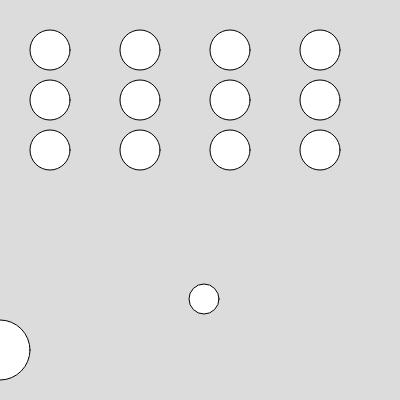
Frame 1 (no input)
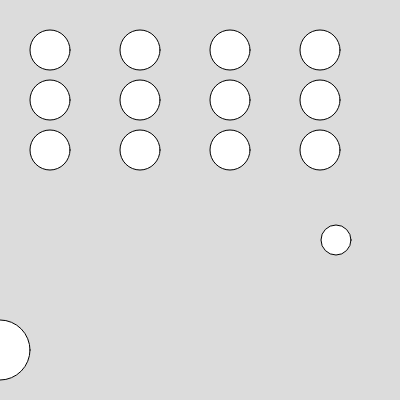
Frame 60 (no input)
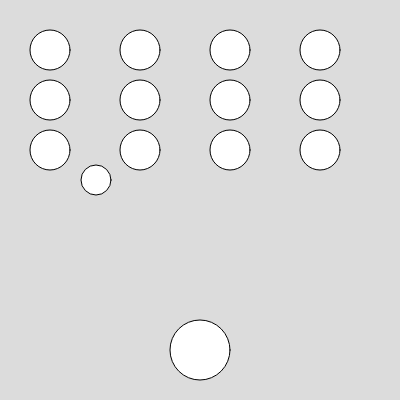
Frame 120 (the mouse pressed at the canvas centre since frame 60)

The p5.js sketch that drew these frames (run headless with seeded random() and noise() and a simulated clock; from frame 60 on, the mouse is pressed at the canvas centre):

// p5.js sketch
// ── sketch.js
const WIDTH = 400;
const HEIGHT = 400;
const BALL_RADIUS = 15;
const BLOCK_RADIUS = 20;
const PADDLE_RADIUS = 30;

function setup() {
  createCanvas(WIDTH, HEIGHT);
  for (let i = 0; i < 12; i++) {
    let p = new Vec2(90 * (i % 4) + 50, 50 * floor(i / 4) + 50);
    blocks.push(new Block(p, BLOCK_RADIUS));
  }
}

class Vec2 {
  constructor(_x, _y) {
    this.x = _x;
    this.y = _y;
  }

  // Adiciona um vetor a este vetor
  add(b) {
    let a = this;
    return new Vec2(a.x + b.x, a.y + b.y);
  }

   // Multiplica este vetor por um escalar
  mul(s) {
    let a = this;
    return new Vec2(s * a.x, s * a.y);
  }

  // Retorna a magnitude deste vetor
  mag() {
    let a = this;
    return sqrt(a.x ** 2 + a.y ** 2);
  }

// Subtrai um vetor deste vetor
  sub(b) {
    let a = this;
    return new Vec2(a.x - b.x, a.y - b.y);
  }

  // Normaliza este vetor
  norm() {
    let a = this;
    return a.mul(1 / a.mag());
  }

  // Calcula o produto escalar deste vetor com outro vetor
  dot(b) {
    let a = this;
    return a.x * b.x + a.y * b.y;
  }

  reflect(w) {
    let v = this;
    let cosTheta = v.mul(-1).dot(w) / (v.mul(-1).mag() * w.mag());
    let n = w.norm().mul(v.mag() * cosTheta);
    let r = v.add(n.mul(2));
    return r;
  }
}

class Ball {
  constructor(_p, _v, _r) {
    this.p = _p; 
    this.v = _v; 
    this.r = _r; 
  }
}

class Block {
  constructor(_p, _r) {
    this.p = _p; 
    this.r = _r;
  }
}

class Paddle {
  constructor(_p, _r) {
    this.p = _p; 
    this.r = _r; 
  }
}

let ball = new Ball(
  new Vec2(WIDTH / 2, HEIGHT - 100),
  new Vec2(240, -60),
  BALL_RADIUS
);

let blocks = [];

let paddle = new Paddle(new Vec2(WIDTH / 2, HEIGHT - 50), PADDLE_RADIUS);

function draw() {
  if (blocks.length === 0) {
    textAlign(CENTER, CENTER);
    textSize(32);
    fill(0);
    text("You Win!", WIDTH / 2, HEIGHT / 2);
    noLoop();
    return;
  }

  if (ball.y + ball.radius >= height) {
    fill(255, 0, 0);
    textSize(32);
    text("You lost", width/2, height/2);
    noLoop();
  }  

  ball.p = ball.p.add(ball.v.mul(1 / 60));

  if ((ball.p.x - BALL_RADIUS < 0) || (ball.p.x + BALL_RADIUS > WIDTH)) {
    ball.v.x = -ball.v.x;
  }

  if ((ball.p.y - BALL_RADIUS < 0) || (ball.p.y + BALL_RADIUS > HEIGHT)) {
    ball.v.y = -ball.v.y;
  }

  for (let block of blocks) {
    let d = block.p.sub(ball.p).mag(); 
    if (d < (ball.r + block.r)) {
      let w = ball.p.sub(block.p);
      let r = ball.v.reflect(w);
      ball.v = r;
      blocks.splice(blocks.indexOf(block), 1);
    }


  }


  paddle.p.x = mouseX;

  let d = paddle.p.sub(ball.p).mag(); 
  if (d < (ball.r + paddle.r)) {
    let w = ball.p.sub(paddle.p);
    let r = ball.v.reflect(w);
    ball.v = r;
    ball.p = paddle.p.add(w.norm().mul(ball.r + paddle.r));
  }

  background(220);
  circle(ball.p.x, ball.p.y, 2*ball.r);
  for (let b of blocks) {
    circle(b.p.x, b.p.y, 2*b.r);
  }
  circle(paddle.p.x, paddle.p.y, 2*paddle.r);
}
